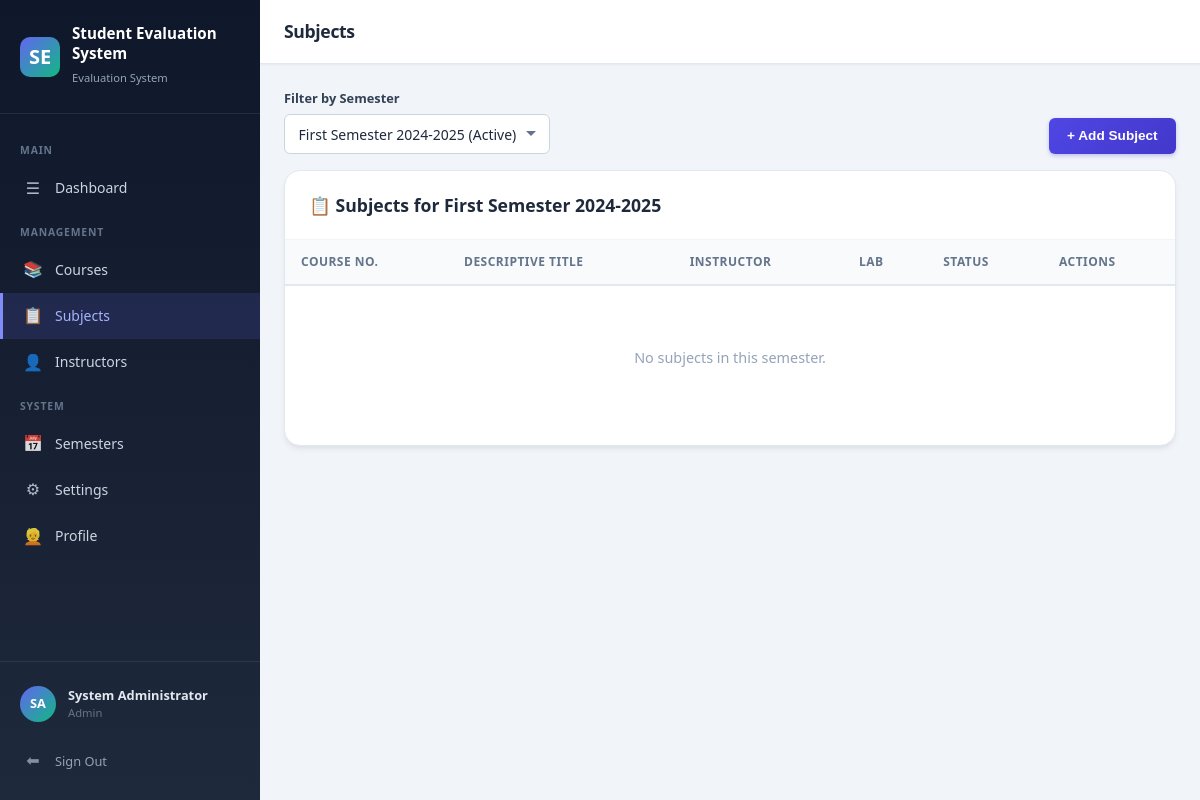
The page /pages/admin/subjects.php (signed in) on the database its author committed.
### tables this page shows
CREATE TABLE IF NOT EXISTS `settings` (
  `id` INT AUTO_INCREMENT PRIMARY KEY,
  `setting_key` VARCHAR(50) NOT NULL UNIQUE,
  `setting_value` TEXT DEFAULT NULL
);

CREATE TABLE IF NOT EXISTS `semesters` (
  `id` INT AUTO_INCREMENT PRIMARY KEY,
  `name` VARCHAR(100) NOT NULL,
  `status` TINYINT(1) NOT NULL DEFAULT 0,
  `created_at` TIMESTAMP DEFAULT CURRENT_TIMESTAMP
);

### includes/functions.php (called while the page is built, shortened)
<?php
function getSetting($key, $default = '') {
    $db = getDB();
    $stmt = $db->prepare("SELECT setting_value FROM settings WHERE setting_key = ?");
    $stmt->execute([$key]);
    $val = $stmt->fetchColumn();
    return $val !== false ? $val : $default;
}
function getActiveSemester() {
    $db = getDB();
    return $db->query("SELECT * FROM semesters WHERE status=1 LIMIT 1")->fetch();
}

### pages/admin/subjects.php (the view, shortened to what this page needs)
<?php
$pageTitle = 'Subjects';
require_once __DIR__ . '/../../includes/header.php';
$db = getDB();
$sems = $db->query("SELECT * FROM semesters ORDER BY created_at DESC")->fetchAll();
$activeSem = getActiveSemester();
$selectedSemester = $_GET['semester_id'] ?? ($activeSem['id'] ?? null);
$subjects = $db->prepare("SELECT s.*, c.course_name, u.full_name as instructor_name, sem.name as semester_name
    FROM subjects s
    LEFT JOIN semesters sem ON sem.id = s.semester_id
    LEFT JOIN courses c ON c.id = s.course_id
    LEFT JOIN users u ON u.id = s.instructor_id
    WHERE s.semester_id = ?
    ORDER BY s.status DESC, s.course_no ASC");
$subjects->execute([$selectedSemester]);
$subjects = $subjects->fetchAll();
?>
<div class="flex gap-4 mb-4" style="align-items:flex-end; flex-wrap:wrap;">
  <form method="GET" class="flex gap-3" style="align-items:flex-end;">
    <div class="form-group" style="margin-bottom:0; min-width:250px;">
      <label class="form-label">Filter by Semester</label>
      <select name="semester_id" class="form-control" onchange="this.form.submit()">
        <?php foreach($sems as $sem): ?>
          <option value="<?= $sem['id'] ?>" <?= $sem['id']==$selectedSemester?'selected':'' ?>>
            <?= htmlspecialchars($sem['name']) ?> <?= $sem['status'] ? '(Active)' : '' ?>
          </option>
        <?php endforeach; ?>
      </select>
    </div>
  </form>
  <button class="btn btn-primary" onclick="openModal('addModal')" style="margin-left:auto;">+ Add Subject</button>
</div>
<div class="card">
  <div class="card-header">
    <h3>&#128203; Subjects for <?= htmlspecialchars($sems[array_search($selectedSemester, array_column($sems, 'id'))]['name'] ?? 'Selected Semester') ?></h3>
  </div>
  <div class="card-body no-pad">
    <div class="table-wrapper">
      <table>
        <thead><tr>
          <th>Course No.</th><th>Descriptive Title</th><th>Instructor</th><th>Lab</th><th>Status</th><th>Actions</th>
        </tr></thead>
        <tbody>
        <?php if (empty($subjects)): ?>
          <tr><td colspan="6"><div class="empty-state"><p>No subjects in this semester.</p></div></td></tr>
        <?php else: foreach ($subjects as $s): ?>
          <tr>
            <td><strong><?= htmlspecialchars($s['course_no']) ?></strong></td>
            <td><?= htmlspecialchars($s['descriptive_title']) ?></td>
            <td><?= htmlspecialchars($s['instructor_name'] ?? 'Unassigned') ?></td>
            <td><?= $s['with_lab'] ? '<span class="badge badge-primary">Yes</span>' : 'No' ?></td>
            <td>
              <span class="badge <?= $s['status']?'badge-active':'badge-archived' ?>">
                <?= $s['status']?'Active':'Archived' ?>
              </span>
            </td>
            <td>
              <div class="flex gap-2">
                <button class="btn btn-outline btn-sm" onclick='editSubject(<?= json_encode($s) ?>)'>&#9998;</button>
                <form method="POST" action="/grading_systemv2/api/subjects.php" style="display:inline">
                  <input type="hidden" name="action" value="toggle"><input type="hidden" name="id" value="<?= $s['id'] ?>"><input type="hidden" name="status" value="<?= $s['status']?0:1 ?>">
                  <button class="btn <?= $s['status']?'btn-warning':'btn-accent' ?> btn-sm"><?= $s['status']?'&#128451;':'&#9989;' ?></button>
                </form>
              </div>
            </td>
          </tr>
        <?php endforeach; endif; ?>
        </tbody>
      </table>
    </div>
  </div>
</div>
<?php require_once __DIR__ . '/../../includes/footer.php'; ?>

### includes/header.php (shortened to what this page needs)
<?php
require_once __DIR__ . '/functions.php';
$currentPage = basename($_SERVER['PHP_SELF'], '.php');
$currentDir  = basename(dirname($_SERVER['PHP_SELF']));
$userRole    = $_SESSION['role'] ?? '';
$userName    = $_SESSION['full_name'] ?? 'Guest';
$initials    = '';
foreach (explode(' ', $userName) as $w) { $initials .= strtoupper(substr($w, 0, 1)); }
$initials = substr($initials, 0, 2);
$sysTitle = getSetting('system_title', 'Student Evaluation System');
$sysLogo  = getSetting('system_logo', '');
?>
<!DOCTYPE html>
<html lang="en">
<head>
  <link rel="stylesheet" href="/grading_systemv2/assets/css/style.css">
</head>
<body>
<div class="layout">
  <aside class="sidebar" id="sidebar">
    <div class="sidebar-brand">
      <?php if ($sysLogo): ?>
        <img src="/grading_systemv2/assets/uploads/<?= htmlspecialchars($sysLogo) ?>" alt="Logo" style="width:40px;height:40px;border-radius:var(--radius-md);object-fit:cover;">
      <?php else: ?>
        <div class="sidebar-brand-icon">SE</div>
      <?php endif; ?>
      <div>
        <h2><?= htmlspecialchars($sysTitle) ?></h2>
        <small>Evaluation System</small>
      </div>
    </div>
    <nav class="sidebar-nav">
      <?php if ($userRole === 'admin'): ?>
        <div class="sidebar-label">Main</div>
        <a href="/grading_systemv2/pages/admin/dashboard.php" class="sidebar-link <?= $currentPage==='dashboard'&&$currentDir==='admin'?'active':'' ?>">
          <span class="icon">&#9776;</span> Dashboard
        </a>
        <div class="sidebar-label">Management</div>
        <a href="/grading_systemv2/pages/admin/courses.php" class="sidebar-link <?= $currentPage==='courses'?'active':'' ?>">
          <span class="icon">&#128218;</span> Courses
        </a>
        <a href="/grading_systemv2/pages/admin/subjects.php" class="sidebar-link <?= $currentPage==='subjects'&&$currentDir==='admin'?'active':'' ?>">
          <span class="icon">&#128203;</span> Subjects
        </a>
        <a href="/grading_systemv2/pages/admin/instructors.php" class="sidebar-link <?= $currentPage==='instructors'?'active':'' ?>">
          <span class="icon">&#128100;</span> Instructors
        </a>
        <div class="sidebar-label">System</div>
        <a href="/grading_systemv2/pages/admin/semesters.php" class="sidebar-link <?= $currentPage==='semesters'?'active':'' ?>">
          <span class="icon">&#128197;</span> Semesters
        </a>
        <a href="/grading_systemv2/pages/admin/settings.php" class="sidebar-link <?= $currentPage==='settings'?'active':'' ?>">
          <span class="icon">&#9881;</span> Settings
        </a>
        <a href="/grading_systemv2/pages/admin/profile.php" class="sidebar-link <?= $currentPage==='profile'&&$currentDir==='admin'?'active':'' ?>">
          <span class="icon">&#128113;</span> Profile
        </a>
      <?php endif; ?>
    </nav>
    <div class="sidebar-footer">
      <div class="sidebar-user">
        <div class="sidebar-avatar"><?= $initials ?></div>
        <div class="sidebar-user-info">
          <strong><?= htmlspecialchars($userName) ?></strong>
          <span><?= htmlspecialchars($userRole) ?></span>
        </div>
      </div>
      <a href="/grading_systemv2/pages/logout.php" class="sidebar-link" style="padding-left:0;margin-top:.5rem;font-size:.8rem;color:var(--slate-400);">
        <span class="icon">&#x2B05;</span> Sign Out
      </a>
    </div>
  </aside>
  <div class="main-content">
    <header class="topbar">
      <div class="topbar-left">
        <h1 class="topbar-title"><?= $pageTitle ?? 'Dashboard' ?></h1>
      </div>
    </header>
    <div class="page-container">

### rows shown on the page
settings: setting_value "Student Evaluation System"
semesters: id+name "First Semester 2024-2025"

### other values the page prints
$initials "SA"
$userName "System Administrator"
$userRole "Admin"
$pageTitle "Subjects"
form field semester_id "First Semester 2024-2025 (Active)"
